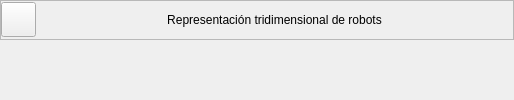
                <widget class="QWidget" name="sk_U1_T3">
                 <layout class="QVBoxLayout" name="verticalLayout_17">
                  <property name="spacing">
                   <number>5</number>
                  </property>
                  <property name="leftMargin">
                   <number>0</number>
                  </property>
                  <property name="topMargin">
                   <number>0</number>
                  </property>
                  <property name="rightMargin">
                   <number>0</number>
                  </property>
                  <property name="bottomMargin">
                   <number>0</number>
                  </property>
                  <item>
                   <widget class="QFrame" name="frame_16">
                    <property name="minimumSize">
                     <size>
                      <width>0</width>
                      <height>35</height>
                     </size>
                    </property>
                    <property name="maximumSize">
                     <size>
                      <width>16777215</width>
                      <height>40</height>
                     </size>
                    </property>
                    <property name="frameShape">
                     <enum>QFrame::StyledPanel</enum>
                    </property>
                    <property name="frameShadow">
                     <enum>QFrame::Raised</enum>
                    </property>
                    <layout class="QHBoxLayout" name="horizontalLayout_7">
                     <property name="spacing">
                      <number>0</number>
                     </property>
                     <property name="sizeConstraint">
                      <enum>QLayout::SetDefaultConstraint</enum>
                     </property>
                     <property name="leftMargin">
                      <number>0</number>
                     </property>
                     <property name="topMargin">
                      <number>0</number>
                     </property>
                     <property name="rightMargin">
                      <number>0</number>
                     </property>
                     <property name="bottomMargin">
                      <number>0</number>
                     </property>
                     <item>
                      <widget class="QPushButton" name="bt_return_3">
                       <property name="minimumSize">
                        <size>
                         <width>35</width>
                         <height>35</height>
                        </size>
                       </property>
                       <property name="maximumSize">
                        <size>
                         <width>35</width>
                         <height>35</height>
                        </size>
                       </property>
                       <property name="text">
                        <string/>
                       </property>
                       <property name="icon">
                        <iconset>
                         <normaloff>resources/images/MainWindow/return.svg</normaloff>resources/images/MainWindow/return.svg</iconset>
                       </property>
                       <property name="iconSize">
                        <size>
                         <width>35</width>
                         <height>35</height>
                        </size>
                       </property>
                      </widget>
                     </item>
                     <item>
                      <spacer name="horizontalSpacer_9">
                       <property name="orientation">
                        <enum>Qt::Horizontal</enum>
                       </property>
                       <property name="sizeHint" stdset="0">
                        <size>
                         <width>131</width>
                         <height>20</height>
                        </size>
                       </property>
                      </spacer>
                     </item>
                     <item>
                      <widget class="QLabel" name="label_6">
                       <property name="text">
                        <string>Representación tridimensional de robots</string>
                       </property>
                       <property name="alignment">
                        <set>Qt::AlignCenter</set>
                       </property>
                      </widget>
                     </item>
                     <item>
                      <spacer name="horizontalSpacer_10">
                       <property name="orientation">
                        <enum>Qt::Horizontal</enum>
                       </property>
                       <property name="sizeHint" stdset="0">
                        <size>
                         <width>131</width>
                         <height>20</height>
                        </size>
                       </property>
                      </spacer>
                     </item>
                    </layout>
                   </widget>
                  </item>
                  <item>
                   <widget class="ContenidosTemas" name="U1_T3" native="true"/>
                  </item>
                 </layout>
                </widget>
